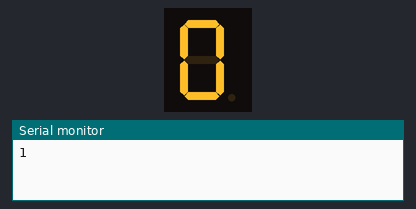
The sketch below on a simulated Arduino Uno, built with avr-gcc and run on an emulated ATmega328P. Parts: 1-digit seven-segment display, the last lines printed to the serial monitor. Wiring (inferred from the names in the program): 1-digit 7-segment display, segments lit when HIGH: segments pin 9, pin 8, pin 7, pin 6, pin 5, pin 4, pin 3, pin 2. The segment pins are drawn as the display they are named for.

Above: at 0.1 s.
At 1.1 s:
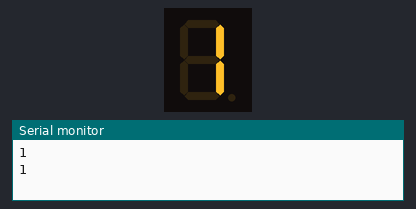
At 2.1 s:
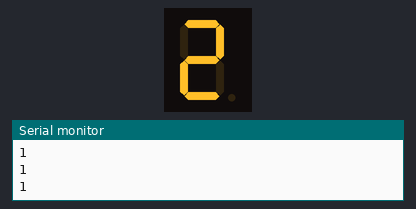
At 4.1 s:
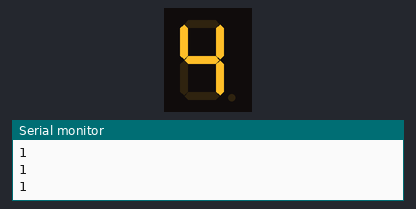
At 6.1 s:
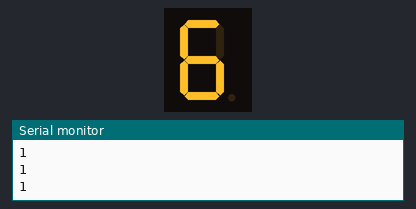
At 9.1 s:
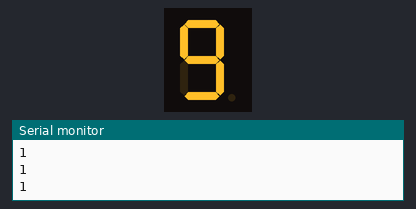

The sketch:

fnd.ino
```cpp
// 공통 캐소드 방식(공통단자에 전원 GND를 입력, 원하는 단자에 HIGH신호)
// (참고, 애노드 공통 : 공통단자에 전원 5V를 입력하고, 원하는 단자에 LOW신호를 주어서 LED를 On시킨다)
int seg[] = {2,3,4,5,6,7,8,9}; //배열로 D2~D9까지 세그먼트 연결
byte digits[10][8]=
{
	{0,0,1,1,1,1,1,1}, //0
	{0,0,0,0,0,1,1,0}, //1
	{0,1,0,1,1,0,1,1}, //2
	{0,1,0,0,1,1,1,1}, //3
	{0,1,1,0,0,1,1,0}, //4
	{0,1,1,0,1,1,0,1}, //5
	{0,1,1,1,1,1,0,1}, //6
	{0,0,0,0,0,1,1,1}, //7
	{0,1,1,1,1,1,1,1}, //8
	{0,1,1,0,1,1,1,1}, //9
};

void setup()
{
	Serial.begin(9600);
	for(int i = 0; i<8; i++)
	{
		pinMode(seg[i], OUTPUT);
	}
}

void loop()
{
	for(int i=0; i<10; i++)
	{
		for(int j=0; j<8; j++)
		{
			digitalWrite(seg[j],digits[i][j]);
		}
		Serial.println("1");
		delay(1000); //1초간 딜레이
	}
}
```

Measured:
- by itself, everything shown: repeats every 10.0 s, in 10 steps
- what the display in image 1 shows lasts 1.0 s, from 1.0 s to 2.0 s
